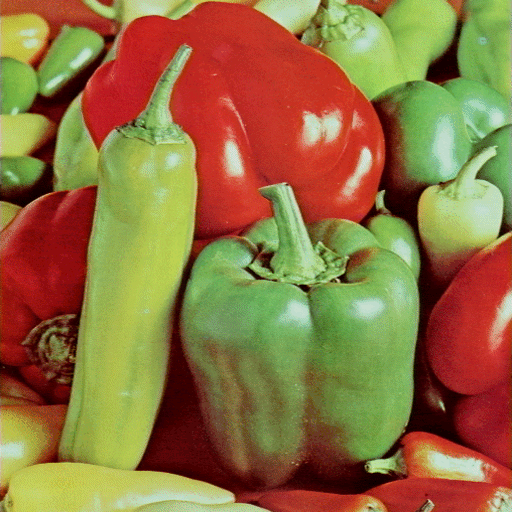
#> input picture noise.png, 512 x 512 px
$ python 4-6.py
#> lines starting #> are read from the running program, lines starting #| are printed output that depends on the picture; after the words box and inside, x2 and y2 are one past the last pixel; in counts of white or black regions, pixels touching at a corner belong together
import numpy as np
import cv2
import matplotlib.pyplot as plt
from matplotlib.patches import Circle

img = cv2.imread("noise.png", 0)
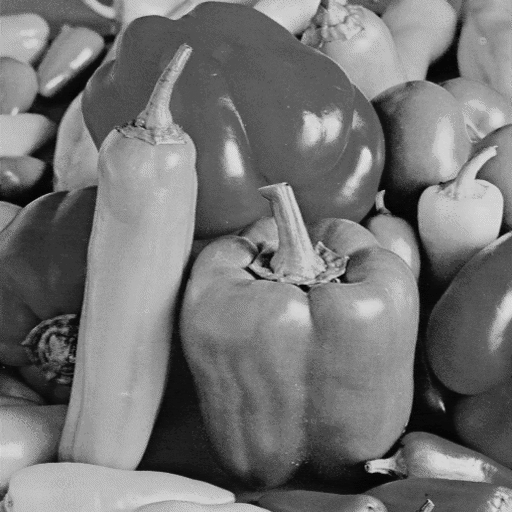
#> img: shape (512, 512); min 0, max 221, mean 116.6
h, w = img.shape
#> h = 512; w = 512

yy, xx = np.meshgrid(np.linspace(0, h - 1, h),
                     np.linspace(0, w - 1, w),
                     indexing="ij")

freq = 0.11
theta = np.pi / 6
period_noise = 35 * np.sin(2 * np.pi * freq * (xx * np.cos(theta) + yy * np.sin(theta)))

img_noisy = img + period_noise
img_noisy = np.clip(img_noisy, 0, 255).astype(np.uint8)
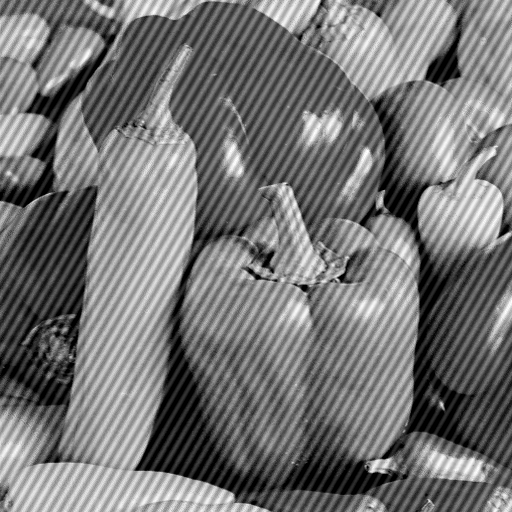
#> img_noisy: shape (512, 512); min 0, max 255, mean 116.5

fft_2d = np.fft.fft2(img_noisy)
fft_shift = np.fft.fftshift(fft_2d)
mag_spectrum = np.log(1 + np.abs(fft_shift))
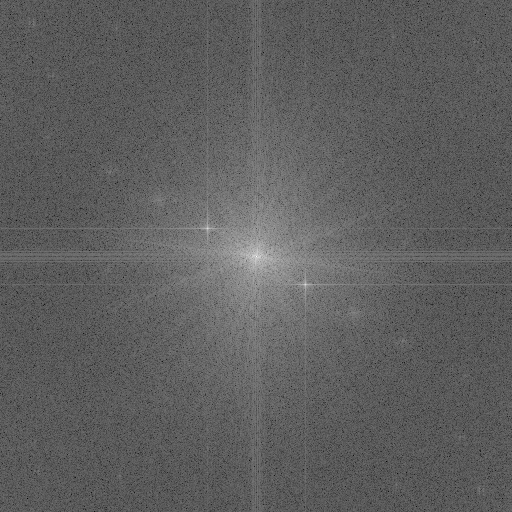
#> mag_spectrum: shape (512, 512) float64; min 2.48, max 17.23, mean 7.98; drawn with min black and max white

cx = w // 2
#> cx = 256
cy = h // 2
#> cy = 256

grid_y, grid_x = np.ogrid[:h, :w]
#> grid_y = 512 values from 0 to 511
dist_center = np.sqrt((grid_x - cx)**2 + (grid_y - cy)**2)
mask = dist_center <= 30
spec_tmp = mag_spectrum.copy()
spec_tmp[mask] = 0
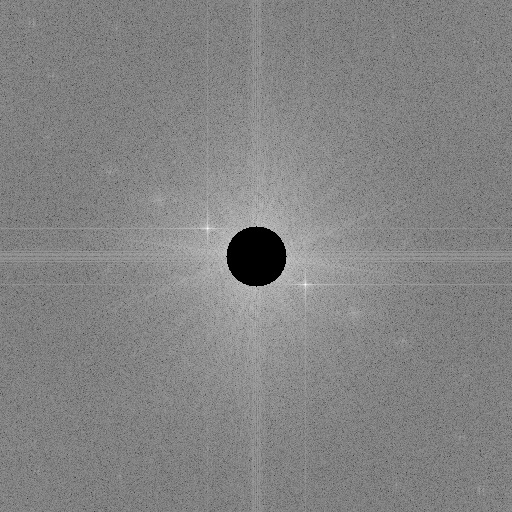
#> spec_tmp: shape (512, 512) float64; 1.08% of pixels changed, all inside (x1, y1, x2, y2) = (226, 226, 287, 287); drawn with min black and max white

peak_list = []
for _ in range(2):
    pos = np.unravel_index(np.argmax(spec_tmp), (h, w))
    py, px = pos
    peak_list.append((px, py))
    dist_p = np.sqrt((grid_x - px)**2 + (grid_y - py)**2)
    spec_tmp[dist_p <= 14] = 0
#> this loop made 2 passes
#> (py, px) on passes 1 to 2: (228, 207), (284, 305)
#> pass 1, `dist_p = np.sqrt((grid_x - px)**2 + (grid_y - py)**2)`:
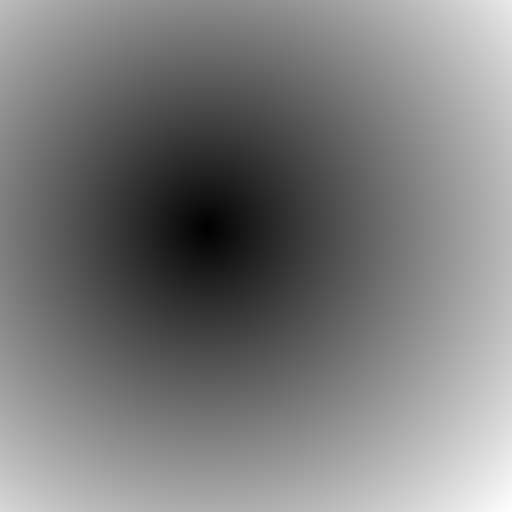
#> dist_p: shape (512, 512) float64; min 0, max 415.3, mean 201.2; drawn with min black and max white
#> after the loop:
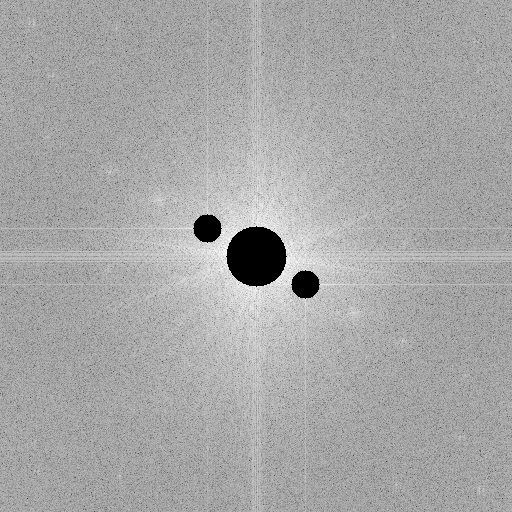
#> spec_tmp: shape (512, 512) float64; 0.47% of pixels changed, all inside (x1, y1, x2, y2) = (193, 214, 320, 299); drawn with min black and max white
#> after the loop, peak_list = [(207, 228), (305, 284)]

plt.figure(figsize=(13, 6))
plt.subplot(121)
plt.imshow(img_noisy, cmap="gray")
plt.title("image with periodic noise added")
plt.axis("off")

ax2 = plt.subplot(122)
ax2.imshow(mag_spectrum, cmap="gray")
plt.title("magnitude spectrum, automatically mark noise peaks")
for xp, yp in peak_list:
    cir = Circle((xp, yp), radius=10, color="red", fill=False, lw=2)
    ax2.add_patch(cir)
#> this loop made 2 passes

plt.axis("off")
plt.tight_layout()
plt.show()
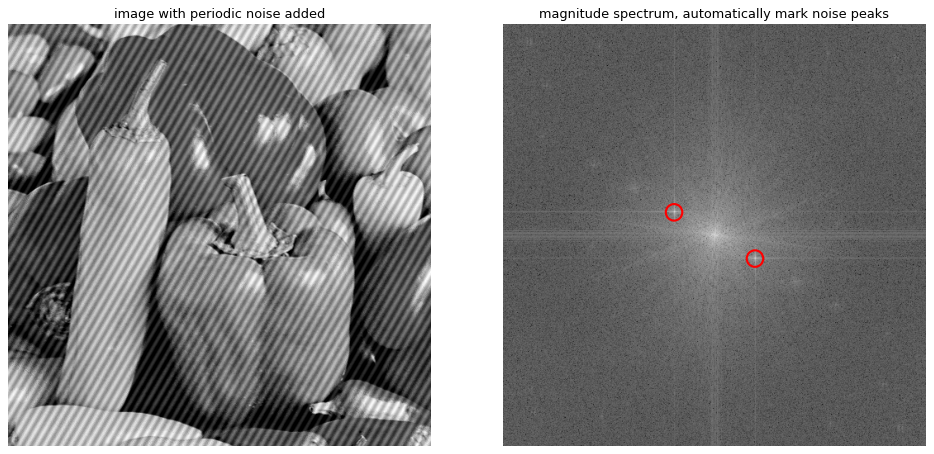
#> figure drawn by matplotlib, 2 panels

print("检测得到共轭噪声频点坐标(x,y):")
print(peak_list)
#| [(207, 228), (305, 284)]
